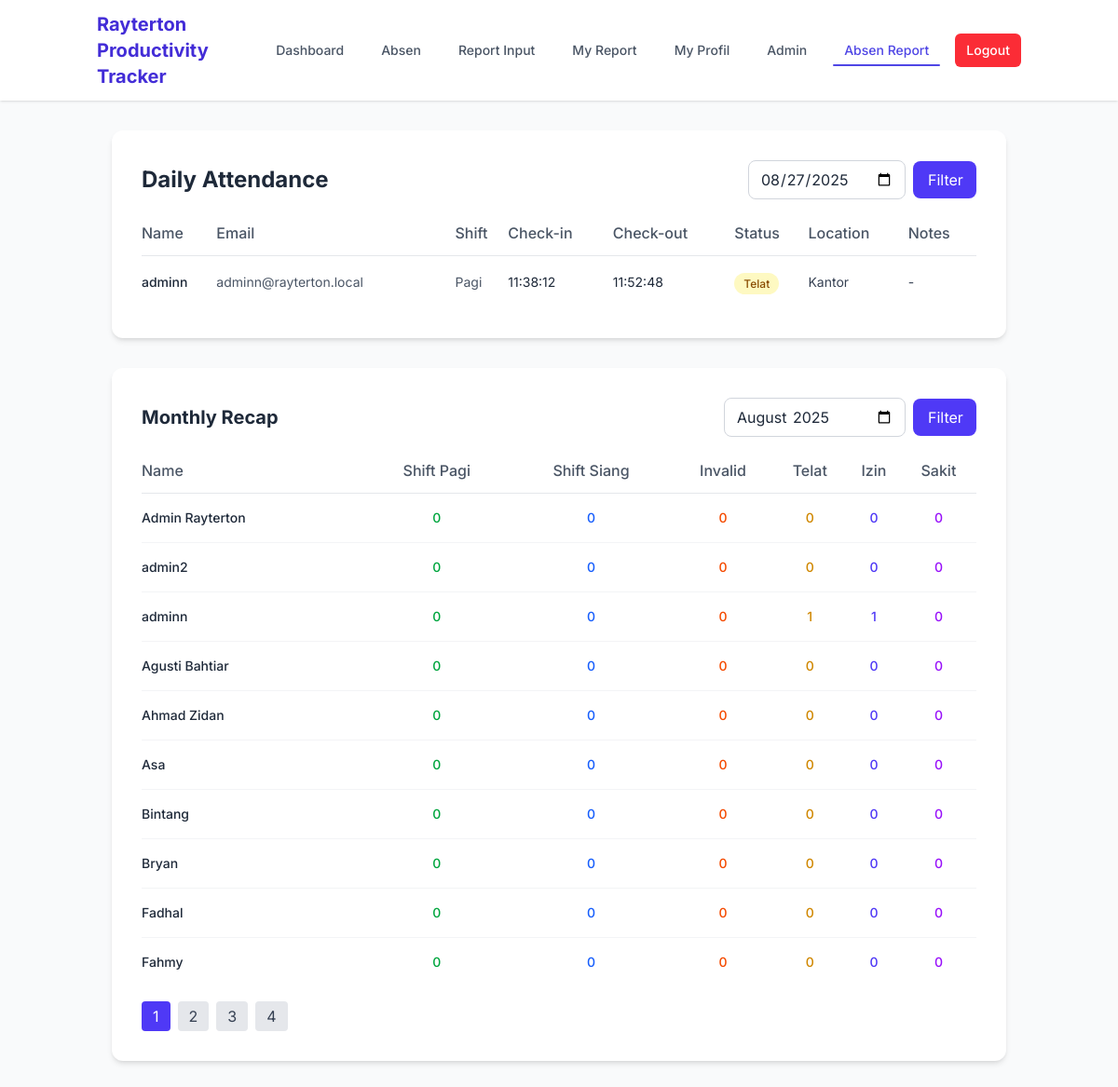
/admin_attendance.php (signed in), run on the app's committed database.
### tables this page shows
CREATE TABLE `attendance` (
  `attendance_id` int(11) NOT NULL,
  `user_id` int(11) NOT NULL,
  `date` date NOT NULL,
  `check_in` time DEFAULT NULL,
  `check_out` time DEFAULT NULL,
  `status` enum('Hadir','Telat','Izin','Sakit','Alpa') DEFAULT 'Alpa',
  `location` varchar(100) NOT NULL,
  `shift` enum('Pagi','Siang') DEFAULT NULL,
  `notes` text DEFAULT NULL,
  `created_at` timestamp NOT NULL DEFAULT current_timestamp()
);

CREATE TABLE `users` (
  `user_id` int(11) NOT NULL,
  `name` varchar(100) NOT NULL,
  `email` varchar(120) NOT NULL,
  `password_hash` varchar(255) NOT NULL,
  `role` enum('admin','staff') NOT NULL DEFAULT 'staff',
  `is_active` tinyint(1) NOT NULL DEFAULT 1,
  `created_at` timestamp NOT NULL DEFAULT current_timestamp()
);

### public/admin_attendance.php (the view, shortened to what this page needs)
<?php
require_once __DIR__ . '/../lib/db.php';
$date = $_GET['date'] ?? date('Y-m-d');
$month = $_GET['month'] ?? date('Y-m');
$limitDaily = 10;
$dailyPage = isset($_GET['daily_page']) ? max(1, (int)$_GET['daily_page']) : 1;
$dailyOffset = ($dailyPage - 1) * $limitDaily;
$stmt = $pdo->prepare("
    SELECT a.*, u.name, u.email
    FROM attendance a
    JOIN users u ON a.user_id = u.user_id
    WHERE a.date = ?
    ORDER BY a.status, u.name
    LIMIT $limitDaily OFFSET $dailyOffset
");
$stmt->execute([$date]);
$daily = $stmt->fetchAll();
$start = $month . "-01";
$end = date('Y-m-t', strtotime($start));
$limitMonthly = 10;
$monthlyPage = isset($_GET['monthly_page']) ? max(1, (int)$_GET['monthly_page']) : 1;
$monthlyOffset = ($monthlyPage - 1) * $limitMonthly;
$countMonthly = $pdo->query("SELECT COUNT(*) FROM users WHERE is_active = 1");
$totalMonthly = (int)$countMonthly->fetchColumn();
$totalMonthlyPages = ceil($totalMonthly / $limitMonthly);
$stmt = $pdo->prepare("
    SELECT u.user_id, u.name,
           SUM(CASE
               WHEN a.status = 'Hadir' AND TIME(a.check_in) <= '07:45:00' THEN 1
               ELSE 0
           END) as hadir_shift_pagi,
           SUM(CASE
               WHEN a.status = 'Hadir' AND TIME(a.check_in) > '07:45:00' AND TIME(a.check_in) <= '13:10:00' THEN 1
               ELSE 0
           END) as hadir_shift_siang,
           SUM(CASE
               WHEN a.status = 'Hadir' AND TIME(a.check_in) > '13:10:00' THEN 1
               ELSE 0
           END) as hadir_invalid,
           SUM(CASE WHEN a.status = 'Telat' THEN 1 ELSE 0 END) as telat,
           SUM(CASE WHEN a.status = 'Izin' THEN 1 ELSE 0 END) as izin,
           SUM(CASE WHEN a.status = 'Sakit' THEN 1 ELSE 0 END) as sakit
    FROM users u
    LEFT JOIN attendance a ON a.user_id = u.user_id AND a.date BETWEEN ? AND ?
    WHERE u.is_active = 1
    GROUP BY u.user_id
    ORDER BY u.name
    LIMIT $limitMonthly OFFSET $monthlyOffset
");
$stmt->execute([$start, $end]);
$monthly = $stmt->fetchAll();
include __DIR__ . '/header.php';
?>
<!DOCTYPE html>
<html lang="en">
<head>
  <link rel="stylesheet" href="css/output.css">
</head>
<body>
  <div class="max-w-7xl mx-auto px-4 py-8 space-y-8">
  <div class="bg-white rounded-xl shadow-md overflow-hidden">
    <div class="p-6 md:p-8">
      <div class="flex flex-col sm:flex-row sm:items-center sm:justify-between gap-4 mb-6">
        <h1 class="text-2xl font-bold text-gray-800">Daily Attendance</h1>
        <form class="flex flex-col sm:flex-row items-center gap-2">
          <input type="date" name="date" value="<?= htmlspecialchars($date) ?>"
            class="px-3 py-2 w-full border border-gray-300 rounded-lg focus:ring-2 focus:ring-indigo-500 focus:border-indigo-500 transition">
          <button type="submit" class="px-4 py-2 w-full sm:w-[68px] bg-indigo-600 text-white rounded-lg hover:bg-indigo-700 transition">
            Filter
          </button>
        </form>
      </div>
      <div class="overflow-x-auto">
        <table class="w-full">
          <thead>
            <tr class="text-left border-b border-gray-200">
              <th class="pb-3 font-medium text-gray-600">Name</th>
              <th class="pb-3 font-medium text-gray-600">Email</th>
              <th class="pb-3 font-medium text-gray-600">Shift</th>
              <th class="pb-3 font-medium text-gray-600">Check-in</th>
              <th class="pb-3 font-medium text-gray-600">Check-out</th>
              <th class="pb-3 font-medium text-gray-600">Status</th>
              <th class="pb-3 font-medium text-gray-600">Location</th>
              <th class="pb-3 font-medium text-gray-600">Notes</th>
            </tr>
          </thead>
          <tbody class="divide-y divide-gray-100">
            <?php foreach ($daily as $record): ?>
              <tr class="hover:bg-gray-50 transition">
                <td class="py-4 whitespace-nowrap text-sm font-medium text-gray-800"><?= htmlspecialchars($record['name']) ?></td>
                <td class="py-4 whitespace-nowrap text-sm text-gray-600"><?= htmlspecialchars($record['email']) ?></td>
                <td class="py-4 whitespace-nowrap text-sm text-gray-600"><?= htmlspecialchars($record['shift']) ?></td>
                <td class="py-4 whitespace-nowrap text-sm"><?= $record['check_in'] ?? '-' ?></td>
                <td class="py-4 whitespace-nowrap text-sm"><?= $record['check_out'] ?? '-' ?></td>
                <td class="py-4 whitespace-nowrap">
                  <span class="px-2.5 py-1 rounded-full text-xs font-medium
                  <?php
                    if ($record['status'] === 'Hadir') {
                        if ($record['check_in'] <= '07:45:00') {
                            echo 'bg-green-100 text-green-800';
                        } elseif ($record['check_in'] <= '13:10:00') {
                            echo 'bg-blue-100 text-blue-800';
                        } else {
                            echo 'bg-orange-100 text-orange-800';
                        }
                    } elseif ($record['status'] === 'Telat') {
                        echo 'bg-yellow-100 text-yellow-800';
                    } elseif ($record['status'] === 'Izin') {
                        echo 'bg-indigo-100 text-indigo-800';
                    } elseif ($record['status'] === 'Sakit') {
                        echo 'bg-purple-100 text-purple-800';
                    } else {
                        echo 'bg-gray-100 text-gray-800';
                    }
                  ?>">
                    <?= htmlspecialchars($record['status']) ?>
                  </span>
                </td>
                <td class="py-4 whitespace-nowrap text-sm text-gray-700"><?= htmlspecialchars($record['location'] ?? '-') ?></td>
                <td class="py-4 whitespace-nowrap text-sm text-gray-700"><?= !empty($record['notes']) ? htmlspecialchars($record['notes']) : '-' ?></td>
              </tr>
            <?php endforeach; ?>
          </tbody>
        </table>
      </div>
    </div>
  </div>
  <div class="bg-white rounded-xl shadow-md overflow-hidden">
    <div class="p-6 md:p-8">
      <div class="flex flex-col sm:flex-row sm:items-center sm:justify-between gap-4 mb-6">
        <h2 class="text-xl font-bold text-gray-800">Monthly Recap</h2>
        <form class="flex flex-col sm:flex-row items-center gap-2">
          <input type="month" name="month" value="<?= htmlspecialchars($month) ?>"
            class="px-3 py-2 w-full border border-gray-300 rounded-lg focus:ring-2 focus:ring-indigo-500 focus:border-indigo-500 transition">
          <button type="submit" class="px-4 py-2 w-full sm:w-[68px] bg-indigo-600 text-white rounded-lg hover:bg-indigo-700 transition">
            Filter
          </button>
        </form>
      </div>
      <div class="overflow-x-auto">
        <table class="w-full">
          <thead>
            <tr class="text-left border-b border-gray-200">
              <th class="pb-3 font-medium text-gray-600">Name</th>
              <th class="pb-3 font-medium text-gray-600 text-center">Shift Pagi</th>
              <th class="pb-3 font-medium text-gray-600 text-center">Shift Siang</th>
              <th class="pb-3 font-medium text-gray-600 text-center">Invalid</th>
              <th class="pb-3 font-medium text-gray-600 text-center">Telat</th>
              <th class="pb-3 font-medium text-gray-600 text-center">Izin</th>
              <th class="pb-3 font-medium text-gray-600 text-center">Sakit</th>
            </tr>
          </thead>
          <tbody class="divide-y divide-gray-100">
            <?php foreach ($monthly as $record): ?>
              <tr class="hover:bg-gray-50 transition">
                <td class="py-4 whitespace-nowrap text-sm font-medium text-gray-800"><?= htmlspecialchars($record['name']) ?></td>
                <td class="py-4 whitespace-nowrap text-sm text-center font-medium text-green-600"><?= $record['hadir_shift_pagi'] ?? 0 ?></td>
                <td class="py-4 whitespace-nowrap text-sm text-center font-medium text-blue-600"><?= $record['hadir_shift_siang'] ?? 0 ?></td>
                <td class="py-4 whitespace-nowrap text-sm text-center font-medium text-orange-600"><?= $record['hadir_invalid'] ?? 0 ?></td>
                <td class="py-4 whitespace-nowrap text-sm text-center font-medium text-yellow-600"><?= $record['telat'] ?? 0 ?></td>
                <td class="py-4 whitespace-nowrap text-sm text-center font-medium text-indigo-600"><?= $record['izin'] ?? 0 ?></td>
                <td class="py-4 whitespace-nowrap text-sm text-center font-medium text-purple-600"><?= $record['sakit'] ?? 0 ?></td>
              </tr>
            <?php endforeach; ?>
          </tbody>
        </table>
      </div>
      <?php if ($totalMonthlyPages > 1): ?>
        <div class="mt-4 flex flex-wrap gap-2">
          <?php for ($i=1; $i <= $totalMonthlyPages; $i++): ?>
            <a href="?month=<?= urlencode($month) ?>&monthly_page=<?= $i ?>&date=<?= urlencode($date) ?>&daily_page=<?= $dailyPage ?>"
               class="px-3 py-1 rounded <?= $i==$monthlyPage ? 'bg-indigo-600 text-white':'bg-gray-200 text-gray-700' ?>">
               <?= $i ?>
            </a>
          <?php endfor; ?>
        </div>
      <?php endif; ?>
    </div>
  </div>
</div>
</body>
</html>
<?php include __DIR__ . '/footer.php'; ?>

### public/header.php (style rules this page uses)
body { font-family: 'Inter', sans-serif; }

### data on the page
attendance: user.name "adminn", user.email "adminn@rayterton.local", shift "Pagi", check_in "11:38:12", check_out "11:52:48", status "Telat", location "Kantor"
users: name "Admin Rayterton", hadir_shift_pagi "0", hadir_shift_siang "0", hadir_invalid "0", telat "0", izin "0", sakit "0"
users: name "admin2", hadir_shift_pagi "0", hadir_shift_siang "0", hadir_invalid "0", telat "0", izin "0", sakit "0"
users: name "adminn", hadir_shift_pagi "0", hadir_shift_siang "0", hadir_invalid "0", telat "1", izin "1", sakit "0"
users: name "Agusti Bahtiar", hadir_shift_pagi "0", hadir_shift_siang "0", hadir_invalid "0", telat "0", izin "0", sakit "0"
users: name "Ahmad Zidan", hadir_shift_pagi "0", hadir_shift_siang "0", hadir_invalid "0", telat "0", izin "0", sakit "0"
users: name "Asa", hadir_shift_pagi "0", hadir_shift_siang "0", hadir_invalid "0", telat "0", izin "0", sakit "0"
users: name "Bintang", hadir_shift_pagi "0", hadir_shift_siang "0", hadir_invalid "0", telat "0", izin "0", sakit "0"
users: name "Bryan", hadir_shift_pagi "0", hadir_shift_siang "0", hadir_invalid "0", telat "0", izin "0", sakit "0"
users: name "Fadhal", hadir_shift_pagi "0", hadir_shift_siang "0", hadir_invalid "0", telat "0", izin "0", sakit "0"
users: name "Fahmy", hadir_shift_pagi "0", hadir_shift_siang "0", hadir_invalid "0", telat "0", izin "0", sakit "0"
